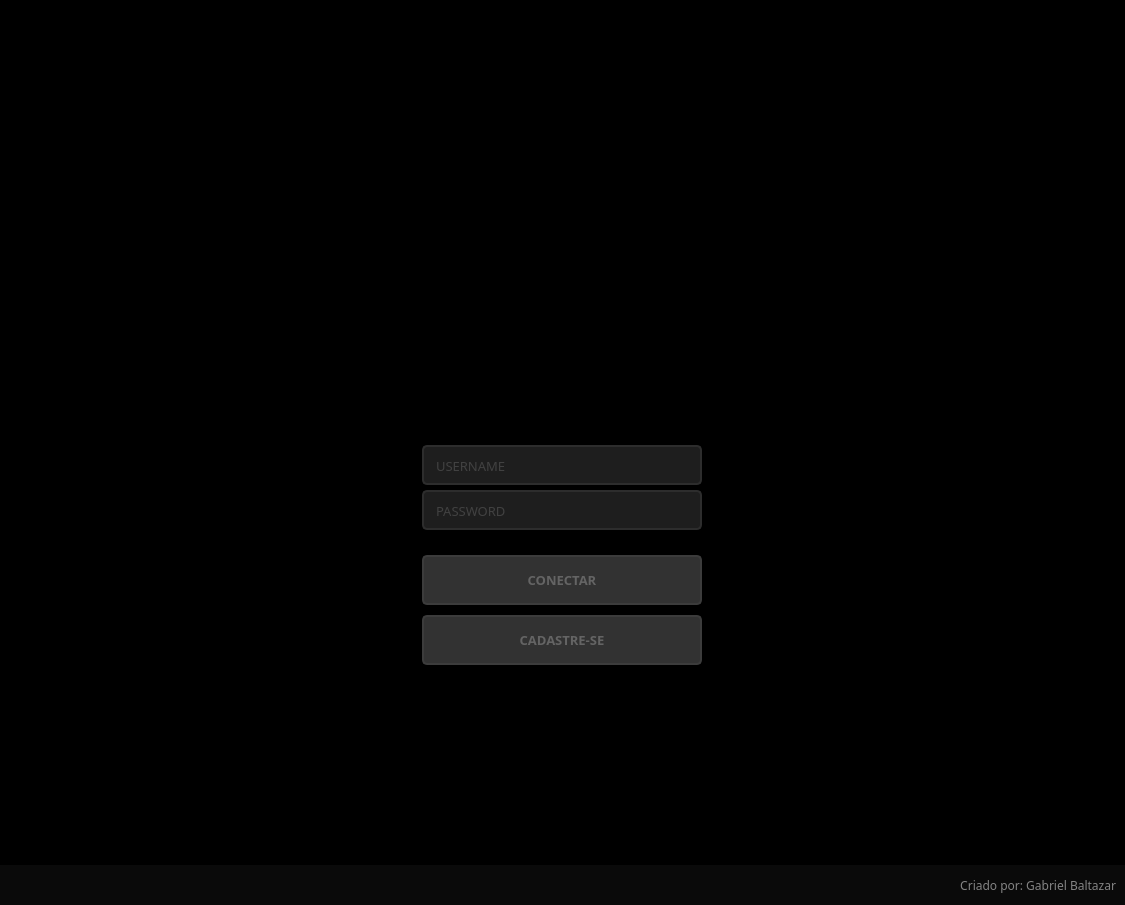
<?xml version="1.0" encoding="UTF-8"?>
<ui version="4.0">
 <class>MainWindow</class>
 <widget class="QMainWindow" name="MainWindow">
  <property name="geometry">
   <rect>
    <x>0</x>
    <y>0</y>
    <width>1125</width>
    <height>905</height>
   </rect>
  </property>
  <property name="minimumSize">
   <size>
    <width>500</width>
    <height>700</height>
   </size>
  </property>
  <property name="windowTitle">
   <string>Login - Calculadora IMC</string>
  </property>
  <property name="windowIcon">
   <iconset>
    <normaloff>:/icon/imcIcon.ico</normaloff>:/icon/imcIcon.ico</iconset>
  </property>
  <property name="styleSheet">
   <string notr="true">background-color: rgb(0, 0, 0);</string>
  </property>
  <widget class="QWidget" name="centralwidget">
   <layout class="QVBoxLayout" name="verticalLayout">
    <property name="spacing">
     <number>0</number>
    </property>
    <property name="leftMargin">
     <number>0</number>
    </property>
    <property name="topMargin">
     <number>0</number>
    </property>
    <property name="rightMargin">
     <number>0</number>
    </property>
    <property name="bottomMargin">
     <number>0</number>
    </property>
    <item>
     <widget class="QFrame" name="topBar">
      <property name="maximumSize">
       <size>
        <width>16777215</width>
        <height>35</height>
       </size>
      </property>
      <property name="styleSheet">
       <string notr="true"/>
      </property>
      <property name="frameShape">
       <enum>QFrame::NoFrame</enum>
      </property>
      <property name="frameShadow">
       <enum>QFrame::Raised</enum>
      </property>
     </widget>
    </item>
    <item>
     <widget class="QFrame" name="content">
      <property name="styleSheet">
       <string notr="true"/>
      </property>
      <property name="frameShape">
       <enum>QFrame::NoFrame</enum>
      </property>
      <property name="frameShadow">
       <enum>QFrame::Raised</enum>
      </property>
      <layout class="QHBoxLayout" name="horizontalLayout">
       <item>
        <widget class="QFrame" name="loginArea">
         <property name="maximumSize">
          <size>
           <width>450</width>
           <height>550</height>
          </size>
         </property>
         <property name="font">
          <font>
           <family>Montserrat</family>
          </font>
         </property>
         <property name="styleSheet">
          <string notr="true">background-color: rgb(0, 0, 0);</string>
         </property>
         <property name="frameShape">
          <enum>QFrame::NoFrame</enum>
         </property>
         <property name="frameShadow">
          <enum>QFrame::Raised</enum>
         </property>
         <widget class="QFrame" name="frameLogo">
          <property name="geometry">
           <rect>
            <x>150</x>
            <y>0</y>
            <width>150</width>
            <height>161</height>
           </rect>
          </property>
          <property name="styleSheet">
           <string notr="true">background-image: url(:/logo/img/iconeIMC_150.png);
background-repeat:no repeat;
background-position:center;</string>
          </property>
          <property name="frameShape">
           <enum>QFrame::StyledPanel</enum>
          </property>
          <property name="frameShadow">
           <enum>QFrame::Raised</enum>
          </property>
         </widget>
         <widget class="QFrame" name="frameLogin">
          <property name="geometry">
           <rect>
            <x>150</x>
            <y>190</y>
            <width>150</width>
            <height>45</height>
           </rect>
          </property>
          <property name="styleSheet">
           <string notr="true">background-image: url(:/login/img/LOGIN1.png);
background-position:center;
backgroudn-repeat:no-repeat;</string>
          </property>
          <property name="frameShape">
           <enum>QFrame::StyledPanel</enum>
          </property>
          <property name="frameShadow">
           <enum>QFrame::Raised</enum>
          </property>
         </widget>
         <widget class="QLineEdit" name="lineEdit_userName">
          <property name="geometry">
           <rect>
            <x>85</x>
            <y>270</y>
            <width>280</width>
            <height>40</height>
           </rect>
          </property>
          <property name="font">
           <font>
            <family>Montserrat</family>
            <pointsize>10</pointsize>
           </font>
          </property>
          <property name="styleSheet">
           <string notr="true">QLineEdit{
border:2px solid rgb(45,45,45);
border-radius:5px;
padding:10px;
background-color:rgb(30,30,30);
color: rgb(100, 100, 100);
}
QLineEdit:hover{
border:2px solid rgb(55,55,55);
}
QLineEdit:focus{
border:2px solid rgb(255, 255, 114);
	color: rgb(200, 200, 200);
}




</string>
          </property>
          <property name="maxLength">
           <number>32</number>
          </property>
          <property name="placeholderText">
           <string>USERNAME</string>
          </property>
         </widget>
         <widget class="QLineEdit" name="lineEdit_password">
          <property name="geometry">
           <rect>
            <x>85</x>
            <y>315</y>
            <width>280</width>
            <height>40</height>
           </rect>
          </property>
          <property name="font">
           <font>
            <family>Montserrat</family>
            <pointsize>10</pointsize>
           </font>
          </property>
          <property name="styleSheet">
           <string notr="true">QLineEdit{
border:2px solid rgb(45,45,45);
border-radius:5px;
padding:10px;
background-color:rgb(30,30,30);
color: rgb(100, 100, 100);
}
QLineEdit:hover{
border:2px solid rgb(55,55,55);
}
QLineEdit:focus{
border:2px solid rgb(255, 255, 114);
	color: rgb(200, 200, 200);
}




</string>
          </property>
          <property name="maxLength">
           <number>16</number>
          </property>
          <property name="echoMode">
           <enum>QLineEdit::Password</enum>
          </property>
          <property name="placeholderText">
           <string>PASSWORD</string>
          </property>
         </widget>
         <widget class="QPushButton" name="pushButton_conectar">
          <property name="geometry">
           <rect>
            <x>85</x>
            <y>380</y>
            <width>280</width>
            <height>50</height>
           </rect>
          </property>
          <property name="font">
           <font>
            <family>Montserrat</family>
            <pointsize>10</pointsize>
            <weight>75</weight>
            <bold>true</bold>
           </font>
          </property>
          <property name="styleSheet">
           <string notr="true">QPushButton{
background-color: rgb(50, 50, 50);
border:2px solid rgb(60,60,60);
border-radius:5px;
color: rgb(100, 100, 100);
}
QPushButton:hover{
background-color:rgb(255, 255, 127);
border:2px solid rgb(70,70,70);
color: rgb(100, 100, 100);
}
QPushButton:pressed{
background-color:rgb(255, 255, 127);
border:2px solid rgb(70,70,70);
color: rgb(85, 85, 85);

}
</string>
          </property>
          <property name="text">
           <string>CONECTAR</string>
          </property>
         </widget>
         <widget class="QPushButton" name="pushButton_cadastrar">
          <property name="geometry">
           <rect>
            <x>85</x>
            <y>440</y>
            <width>280</width>
            <height>50</height>
           </rect>
          </property>
          <property name="font">
           <font>
            <family>Montserrat</family>
            <pointsize>10</pointsize>
            <weight>75</weight>
            <bold>true</bold>
           </font>
          </property>
          <property name="styleSheet">
           <string notr="true">QPushButton{
background-color: rgb(50, 50, 50);
border:2px solid rgb(60,60,60);
border-radius:5px;
color: rgb(100, 100, 100);
}
QPushButton:hover{
background-color:rgb(255, 255, 127);
border:2px solid rgb(70,70,70);
color: rgb(100, 100, 100);
}
QPushButton:pressed{
background-color:rgb(255, 255, 127);
border:2px solid rgb(70,70,70);
color: rgb(85, 85, 85);

}
</string>
          </property>
          <property name="text">
           <string>CADASTRE-SE</string>
          </property>
         </widget>
        </widget>
       </item>
      </layout>
     </widget>
    </item>
    <item>
     <widget class="QFrame" name="botton">
      <property name="maximumSize">
       <size>
        <width>16777215</width>
        <height>40</height>
       </size>
      </property>
      <property name="styleSheet">
       <string notr="true">background-color: rgb(10, 10, 10);</string>
      </property>
      <property name="frameShape">
       <enum>QFrame::NoFrame</enum>
      </property>
      <property name="frameShadow">
       <enum>QFrame::Raised</enum>
      </property>
      <layout class="QVBoxLayout" name="verticalLayout_2">
       <item>
        <widget class="QLabel" name="label">
         <property name="font">
          <font>
           <family>Montserrat</family>
          </font>
         </property>
         <property name="styleSheet">
          <string notr="true">color: rgb(131, 131, 131);</string>
         </property>
         <property name="text">
          <string>Criado por: Gabriel Baltazar</string>
         </property>
         <property name="alignment">
          <set>Qt::AlignRight|Qt::AlignTrailing|Qt::AlignVCenter</set>
         </property>
        </widget>
       </item>
      </layout>
     </widget>
    </item>
   </layout>
  </widget>
  <widget class="QMenuBar" name="menubar">
   <property name="geometry">
    <rect>
     <x>0</x>
     <y>0</y>
     <width>1125</width>
     <height>21</height>
    </rect>
   </property>
  </widget>
 </widget>
 <resources>
  <include location="img_logo.qrc"/>
 </resources>
 <connections/>
</ui>
